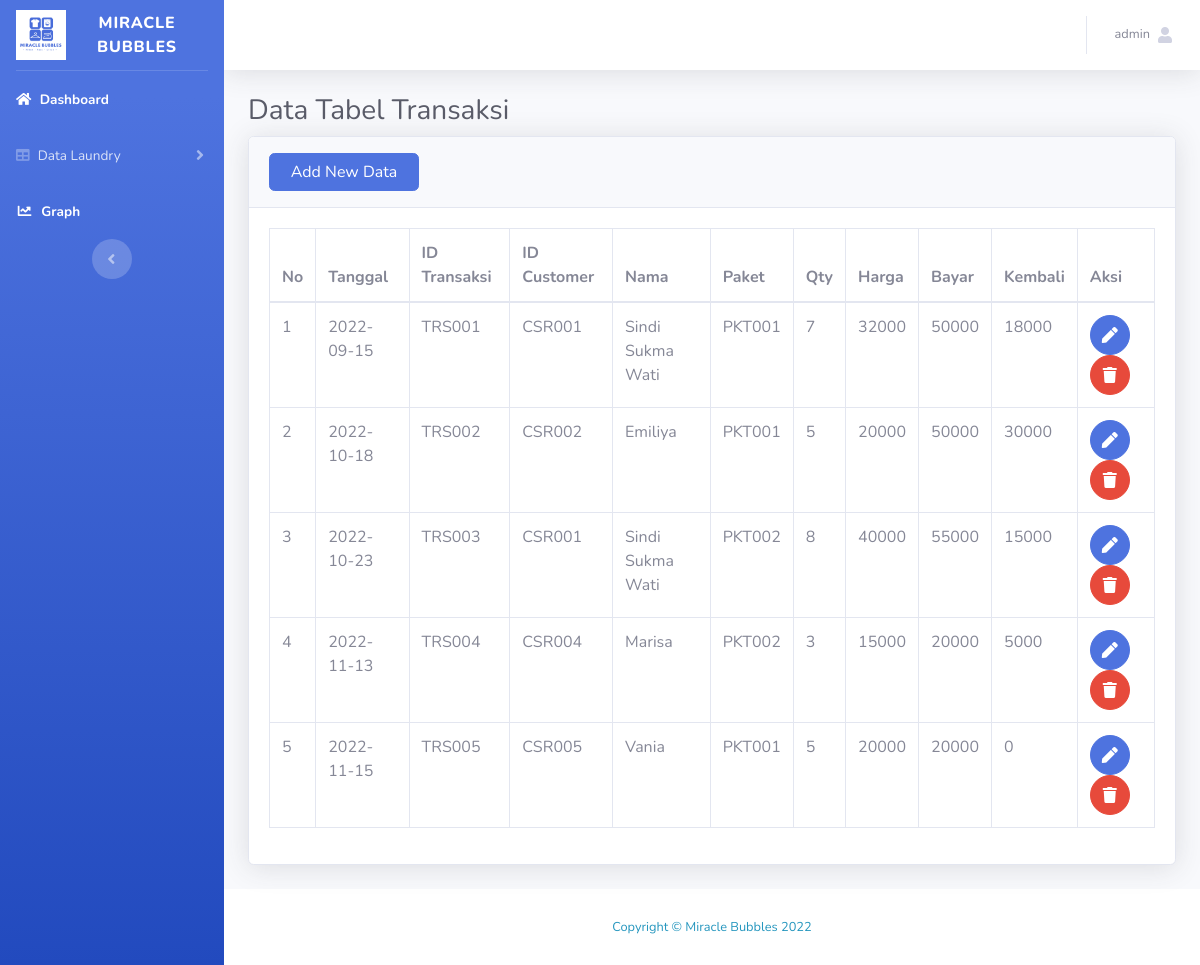
/ttransaksi.php (signed in), run on an earlier commit of the app's database.
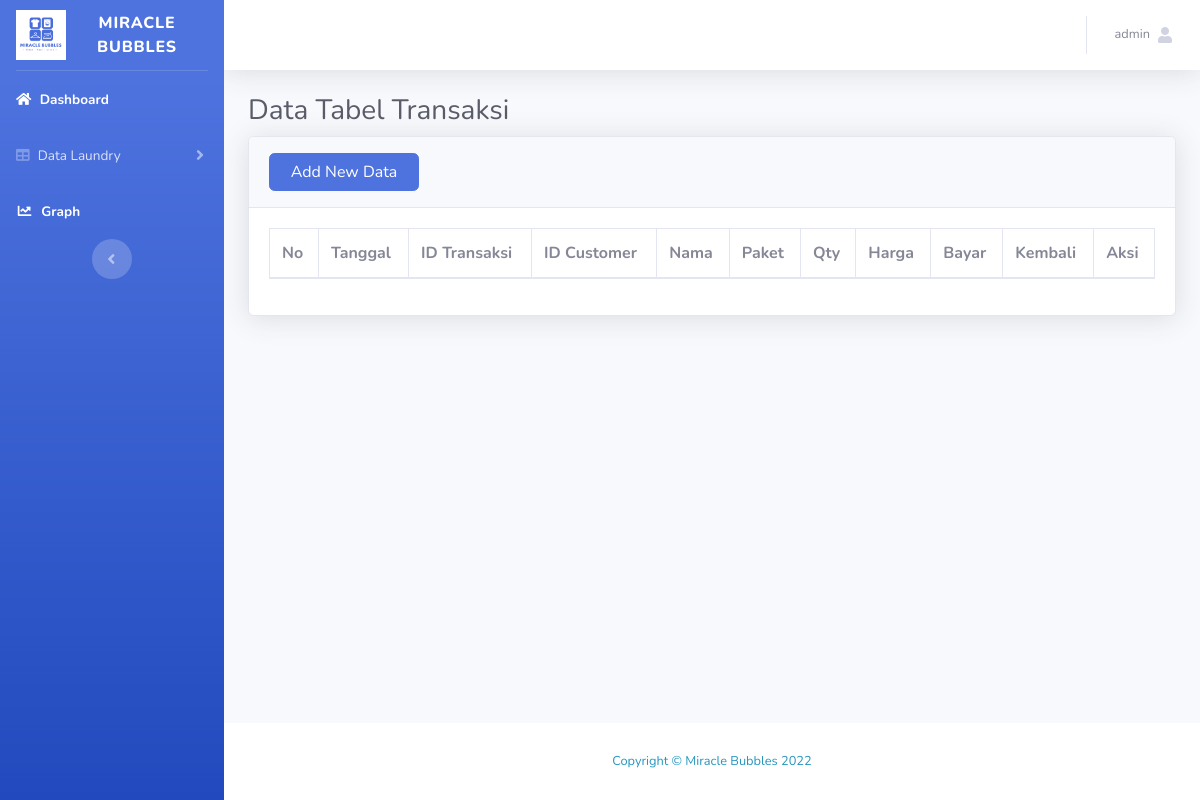
And on a later commit of the database.
### tables this page shows
CREATE TABLE `tb_transaksi` (
  `tgl_masuk` date NOT NULL,
  `kode_transaksi` varchar(50) NOT NULL,
  `nama_customer` varchar(255) NOT NULL,
  `nama_paket` varchar(255) NOT NULL,
  `harga_paket` int NOT NULL,
  `harga_total` int NOT NULL,
  `tgl_ambil` date NOT NULL,
  `status` enum('Selesai','Belum') NOT NULL,
  `kode_customer` varchar(50) NOT NULL,
  `kode_paket` varchar(50) NOT NULL
);

### ttransaksi.php (the view, shortened to what the changed rows need)
<?php
require("koneksi.php");
$sesLvl = $_SESSION['level'];
?>
<!DOCTYPE html>
<html lang="en">
<head>
    <link href="vendor/fontawesome-free/css/all.min.css" rel="stylesheet" type="text/css">
    <link href="css/sb-admin-2.min.css" rel="stylesheet">
</head>
<body id="page-top">
    <div id="wrapper">
        <div id="content-wrapper" class="d-flex flex-column">
            <div id="content">
                <div class="container-fluid">
                    <h1 class="h3 mb-2 text-gray-800">Data Tabel Transaksi</h1>
                    <div class="card shadow mb-4">
                        <div class="card-body">
                            <div class="table-responsive">
                                <table class="table table-bordered" id="dataTable" width="100%" cellspacing="0">
                                    <thead>
                                        <tr>
                                            <th>No</th>
                                            <th>Tanggal</th>
                                            <th>ID Transaksi</th>
                                            <th>ID Customer</th>
                                            <th>Nama</th>
                                            <th>Paket</th>
                                            <th>Qty</th>
                                            <th>Harga</th>
                                            <th>Bayar</th>
                                            <th>Kembali</th>
                                            <th>Aksi</th>
                                        </tr>
                                    </thead>
                                    <tbody>
                                        <?php
                                             $query  = "SELECT * FROM tb_transaksi";
                                             $result = mysqli_query($koneksi, $query);
                                             $no     = 1;
                                            if ($sesLvl == 1) {
                                                $dis = "";
                                            }else{
                                                $dis = "disabled";
                                            }
                                            while ($row = mysqli_fetch_array($result)){
                                                $tgl     = $row['tanggal'];
                                                $id      = $row['id_transaksi'];
                                                $cust    = $row['id_customer'];
                                                $nama    = $row['nama'];
                                                $paket   = $row['id_paket'];
                                                $qty     = $row['qty'];
                                                $harga   = $row['biaya'];
                                                $bayar   = $row['bayar'];
                                                $kembali = $row['kembalian'];
                                        ?>
                                        <tr>
                                            <td><?php echo $no; ?></td>
                                            <td><?php echo $tgl; ?></td>
                                            <td><?php echo $id; ?></td>
                                            <td><?php echo $cust; ?></td>
                                            <td><?php echo $nama; ?></td>
                                            <td><?php echo $paket; ?></td>
                                            <td><?php echo $qty; ?></td>
                                            <td><?php echo $harga; ?></td>
                                            <td><?php echo $bayar; ?></td>
                                            <td><?php echo $kembali; ?></td>
                                            <td>
                                            <a href="edittransaksi.php?id_transaksi=<?php echo $row['id_transaksi']; ?>" class="btn btn-primary btn-circle <?php echo $dis; ?>"><i class="fas fa-pen"></i></a>
                                            <a href="#" class="btn btn-danger btn-circle <?php echo $dis;?>"
                                            onClick="confirmModal('hapustransaksi.php?&id_transaksi=<?php echo $row['id_transaksi']; ?>');">
                                                <i class="fas fa-trash"></i>
                                            </a>
                                            </td>
                                        </tr>
                                        <?php
                                            $no++;
                                            }
                                        ?>
                                    </tbody>
                                </table>
                            </div>
                        </div>
                    </div>
                </div>
            </div>
        </div>
    </div>
</body>
</html>

What changed in the data, as far as the page shows it:
removed tb_transaksi: tanggal "2022-09-15", id_transaksi "TRS001", id_customer "CSR001", nama "Sindi Sukma Wati", id_paket "PKT001", qty "7", biaya "32000", bayar "50000", kembalian "18000"
removed tb_transaksi: tanggal "2022-10-18", id_transaksi "TRS002", id_customer "CSR002", nama "Emiliya", id_paket "PKT001", qty "5", biaya "20000", bayar "50000", kembalian "30000"
removed tb_transaksi: tanggal "2022-10-23", id_transaksi "TRS003", id_customer "CSR001", nama "Sindi Sukma Wati", id_paket "PKT002", qty "8", biaya "40000", bayar "55000", kembalian "15000"
removed tb_transaksi: tanggal "2022-11-13", id_transaksi "TRS004", id_customer "CSR004", nama "Marisa", id_paket "PKT002", qty "3", biaya "15000", bayar "20000", kembalian "5000"
removed tb_transaksi: tanggal "2022-11-15", id_transaksi "TRS005", id_customer "CSR005", nama "Vania", id_paket "PKT001", qty "5", biaya "20000", bayar "20000", kembalian "0"
